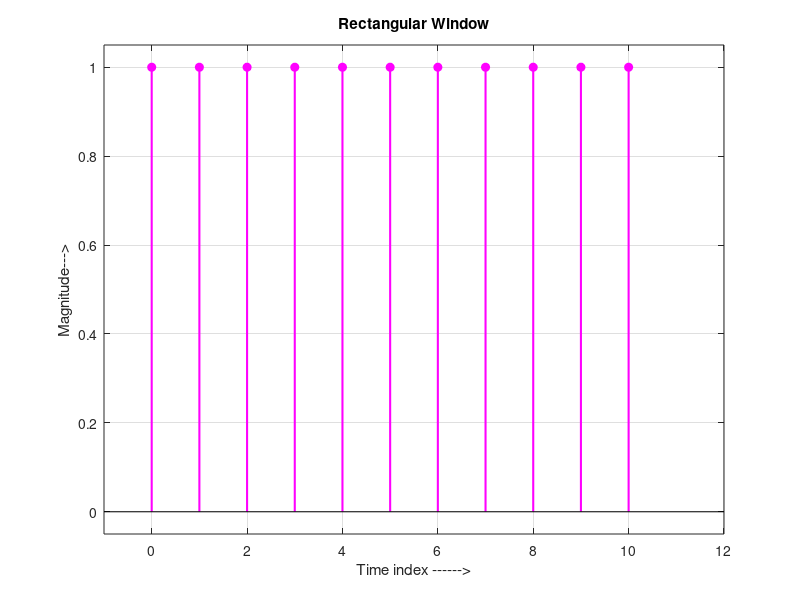
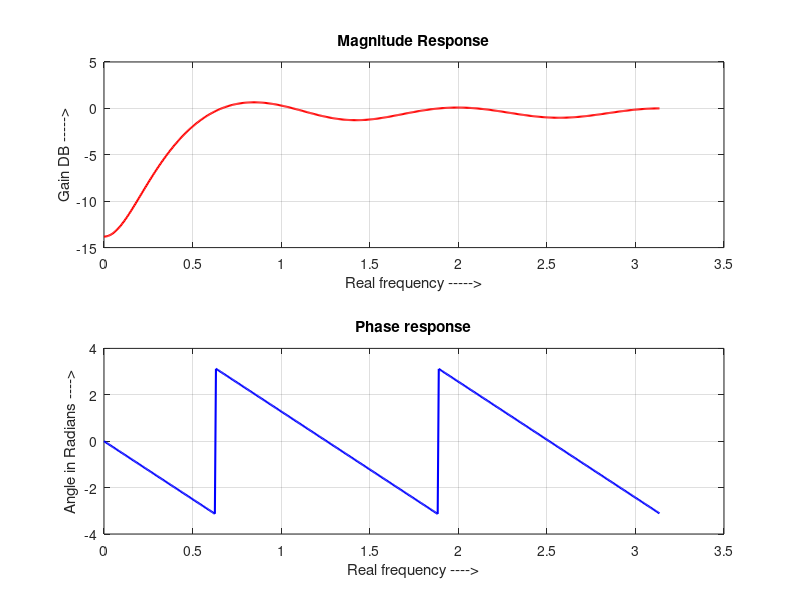

Here is the MATLAB script that generated these plots, in order:

%V10_3.m :Design a high-pass FIR filter using rectangular window

%%% Developed by Dr. M. Venu Gopala Rao, 
%%% Email: mvgr03@kluniversity.in,  mvgr03@gmail.com,

% Design a high-pass FIR filter, with cut-off frequency of 2 kHz, length 11 
% using rectangular window. Assume the sampling frequency is 50 kHz.
% Find the filter coefficients, measure the magnitude and phase 
% responses and comment. Plot the magnitude and phase versus real frequency f in Hz.
% 
% Solution                                                                                                                                     
% Cut-off frequency given is 2kHz = 0.08 radians/sec 

clear all; close all; clc;

N=11;
Rw=boxcar(N);
b=fir1(10,0.08,'high',Rw);
disp('window coefficient = ');disp(Rw)
[h,f]=freqz(b,1,512);% frequency response of the window
mag=20*log10(abs(h));  %DB magnitude
an = angle(h);

%------------------------------------------------------------------------
n = 0:N-1;
figure(); stem(n, Rw,'m','fill','LineWidth',1.5); grid
xlabel('Time index ------>');
ylabel('Magnitude--->');
title('Rectangular Window');
axis([-1 N+1 -0.05 1.05]);

%------------------------------------------------------------------------
% Magnitude Response
figure();
subplot(2,1,1);plot(f,mag,'r','LineWidth',1.5); grid
xlabel('Real frequency ----->');ylabel('Gain DB ----->');
title('Magnitude Response'); 

% Phase response
phase = angle(h);
subplot(2,1,2); plot(f,phase,'b','LineWidth',1.5);
xlabel('Real frequency ---->');ylabel('Angle in Radians ---->');
title('Phase response'); grid

%------------------------------------------------------------------------
